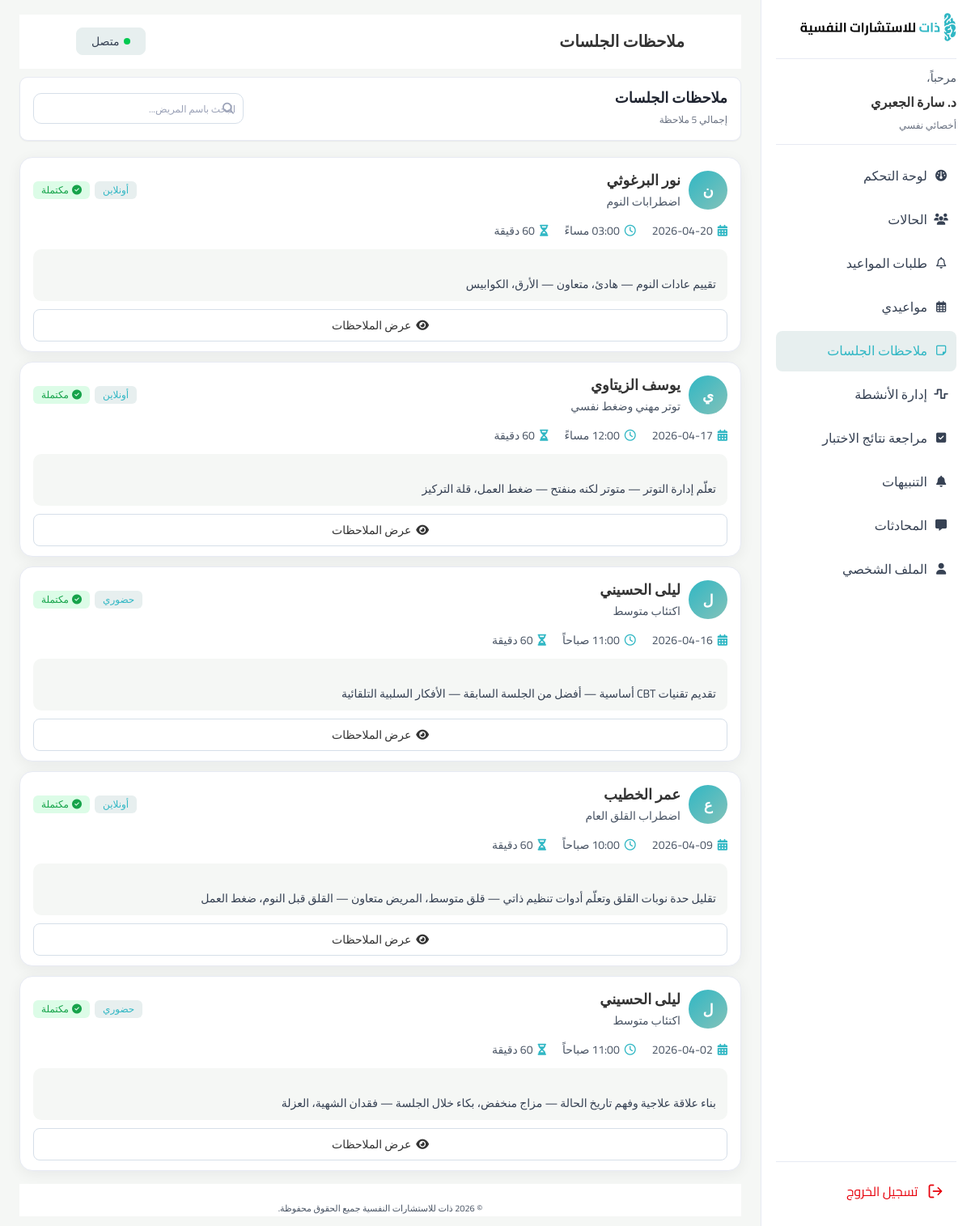
The page /therapist/sessions-notes/index.php (signed in) on the database its author committed.
### tables this page shows
CREATE TABLE sessions (
    session_id INT AUTO_INCREMENT,
    appointment_id INT UNIQUE,
    case_id INT,
    start_time DATETIME NOT NULL,
    end_time DATETIME NULL,
    media_type VARCHAR(10) NOT NULL DEFAULT 'VIDEO' CHECK (media_type IN ('VIDEO', 'AUDIO')),
    room_token VARCHAR(255) NULL,
    meeting_link VARCHAR(500) NULL,
    therapist_notes TEXT NULL,
    PRIMARY KEY (session_id),
    CONSTRAINT fk_session_appt FOREIGN KEY (appointment_id) REFERENCES appointments (appointment_id) ON DELETE RESTRICT ON UPDATE CASCADE,
    CONSTRAINT fk_session_case FOREIGN KEY (case_id) REFERENCES cases (case_id) ON DELETE RESTRICT ON UPDATE CASCADE
);

CREATE TABLE users (
    user_id INT AUTO_INCREMENT,
    name VARCHAR(100) NOT NULL,
    username VARCHAR(60) NOT NULL UNIQUE,
    email VARCHAR(150) NOT NULL UNIQUE,
    password VARCHAR(255) NOT NULL,
    phone VARCHAR(20) NULL,
    avatar VARCHAR(255) NULL,
    role VARCHAR(20) NOT NULL CHECK (role IN ('CLIENT', 'THERAPIST', 'ADMIN')),
    is_active TINYINT (1) DEFAULT 1,
    created_at DATETIME NOT NULL DEFAULT CURRENT_TIMESTAMP,
    updated_at DATETIME NOT NULL DEFAULT CURRENT_TIMESTAMP ON UPDATE CURRENT_TIMESTAMP,
    PRIMARY KEY (user_id)
);

CREATE TABLE cases (
    case_id INT AUTO_INCREMENT,
    client_id INT,
    therapist_id INT,
    title VARCHAR(200) NOT NULL,
    description TEXT NULL,
    status VARCHAR(20) NOT NULL DEFAULT 'NEW' CHECK (
        status IN (
            'NEW',
            'IN_ASSESSMENT',
            'IN_THERAPY',
            'ON_HOLD',
            'RECOVERED'
        )
    ),
    priority VARCHAR(10) NOT NULL DEFAULT 'MEDIUM' CHECK (priority IN ('LOW', 'MEDIUM', 'HIGH')),
    is_flagged TINYINT (1) NOT NULL DEFAULT 0,
    created_at DATETIME NOT NULL DEFAULT CURRENT_TIMESTAMP,
    last_updated DATETIME NOT NULL DEFAULT CURRENT_TIMESTAMP ON UPDATE CURRENT_TIMESTAMP,
    closed_at DATETIME NULL,
    PRIMARY KEY (case_id),
    CONSTRAINT fk_case_client FOREIGN KEY (client_id) REFERENCES clients (client_id) ON DELETE RESTRICT ON UPDATE CASCADE,
    CONSTRAINT fk_case_therapist FOREIGN KEY (therapist_id) REFERENCES therapists (therapist_id) ON DELETE RESTRICT ON UPDATE CASCADE
);

CREATE TABLE appointments (
    appointment_id INT AUTO_INCREMENT,
    case_id INT,
    therapist_id INT ,
    client_id INT,
    date_time DATETIME NOT NULL,
    duration_min SMALLINT UNSIGNED NOT NULL DEFAULT 60,
    mode VARCHAR(10) NOT NULL CHECK (mode IN ('ONLINE', 'IN_CENTER')),
    room_number VARCHAR(20) NULL,
    zoom_link VARCHAR(500) NULL,
    status VARCHAR(15) NOT NULL DEFAULT 'REQUESTED' CHECK (
        status IN (
            'REQUESTED',
            'CONFIRMED',
            'COMPLETED',
            'CANCELLED'
        )
    ),
    cancel_reason TEXT NULL,
    created_at DATETIME NOT NULL DEFAULT CURRENT_TIMESTAMP,
    last_updated DATETIME NOT NULL DEFAULT CURRENT_TIMESTAMP ON UPDATE CURRENT_TIMESTAMP,
    PRIMARY KEY (appointment_id),
    CONSTRAINT fk_appt_case FOREIGN KEY (case_id) REFERENCES cases (case_id) ON DELETE RESTRICT ON UPDATE CASCADE,
    CONSTRAINT fk_appt_therapist FOREIGN KEY (therapist_id) REFERENCES therapists (therapist_id) ON DELETE RESTRICT ON UPDATE CASCADE,
    CONSTRAINT fk_appt_client FOREIGN KEY (client_id) REFERENCES clients (client_id) ON DELETE RESTRICT ON UPDATE CASCADE
);

### therapist/sessions-notes/index.php (the view, shortened to what this page needs)
<?php
require_once __DIR__ . '/../../connection.php';
$user_id = $_SESSION['user_id'];
$therapist_id = $user_id;
$current_search = trim($_GET['search'] ?? '');
$sql = "
    SELECT s.session_id, s.appointment_id, s.case_id, s.start_time, s.end_time,
           u.name AS client_name, c.date_of_birth,
           cs.title AS case_title, cs.status AS case_status,
           a.mode, a.duration_min,
           sn.session_goals, sn.mood, sn.topics, sn.techniques,
           sn.progress, sn.risk_assessment, sn.therapist_notes,
           sn.homework, sn.next_plan
    FROM sessions s
    JOIN cases cs ON s.case_id = cs.case_id
    JOIN clients c ON cs.client_id = c.client_id
    JOIN users u ON c.client_id = u.user_id
    LEFT JOIN appointments a ON s.appointment_id = a.appointment_id
    LEFT JOIN session_notes sn ON sn.session_id = s.session_id
    WHERE cs.therapist_id = ?
";
$types = "i";
$params = [$therapist_id];
$sql .= " ORDER BY s.start_time DESC";
$stmt = $conn->prepare($sql);
$stmt->bind_param($types, ...$params);
$stmt->execute();
$sessions = $stmt->get_result()->fetch_all(MYSQLI_ASSOC);
$total_count = count($sessions);
function firstLetter($name) {
    return mb_substr(trim($name), 0, 1, 'UTF-8');
}
function formatTimeAr($datetime) {
    $hour = (int) date('G', strtotime($datetime));
    $minute = date('i', strtotime($datetime));
    $period = $hour >= 12 ? 'مساءً' : 'صباحاً';
    $hour12 = $hour % 12 ?: 12;
    return sprintf('%02d:%s %s', $hour12, $minute, $period);
}
function calcDuration($start, $end) {
    $diff = strtotime($end) - strtotime($start);
    return (int) round($diff / 60);
}
function truncateText($text, $length = 120) {
    $text = trim($text);
    if (mb_strlen($text) <= $length) return $text;
    return mb_substr($text, 0, $length, 'UTF-8') . '...';
}
$mode_labels = ['ONLINE' => 'أونلاين', 'IN_CENTER' => 'حضوري'];
?>
<!DOCTYPE html>
<html lang="ar" dir="rtl">
<head>
  <link rel="stylesheet" href="https://cdnjs.cloudflare.com/ajax/libs/font-awesome/6.5.1/css/all.min.css" />
  <link rel="stylesheet" href="../thirapist.css">
  <link rel="stylesheet" href="../total.css"/>
  <link rel="stylesheet" href="style.css" />
</head>
<body>
  <div class="app">
    <?php include "../layouts/sidebar.php"; ?>
    <main class="main">
      <header class="main-header">
        <h1 class="page-title">ملاحظات الجلسات</h1>
        <button class="status-btn">
          <span class="status-dot"></span>
          متصل
        </button>
      </header>
      <section class="notes-topbar">
        <section class="notes-summary">
          <div class="summary-title">ملاحظات الجلسات</div>
          <div class="summary-count">إجمالي <?= $total_count ?> ملاحظة</div>
        </section>
        <section class="notes-toolbar">
          <form id="searchForm" method="GET" class="search-box">
            <i class="fa-solid fa-magnifying-glass search-icon"></i>
            <input id="noteSearch" name="search" type="text" placeholder="البحث باسم المريض..." value="<?= htmlspecialchars($current_search) ?>">
          </form>
        </section>
      </section>
      <div class="notes-list">
        <?php if (empty($sessions)): ?>
          <p class="empty-state">
            <i class="fa-regular fa-note-sticky"></i>
            لا توجد ملاحظات جلسات حالياً
          </p>
        <?php else: ?>
          <?php foreach ($sessions as $sess):
              $duration = calcDuration($sess['start_time'], $sess['end_time']) ?? (int)($sess['duration_min'] ?? 0);
              $mode = $sess['mode'] ?? '';
              $previewParts = array_filter([
                  $sess['session_goals'] ?? '',
                  $sess['mood'] ?? '',
                  $sess['topics'] ?? '',
              ]);
              $notePreview = truncateText(implode(' — ', $previewParts));
          ?>
          <article class="note-card">
            <header class="note-card-header">
              <div class="note-person">
                <div class="avatar-circle"><?= firstLetter($sess['client_name']) ?></div>
                <div>
                  <div class="note-client-name"><?= htmlspecialchars($sess['client_name']) ?></div>
                  <div class="note-case-title"><?= htmlspecialchars($sess['case_title'] ?? '') ?></div>
                </div>
              </div>
              <div class="note-badges">
                <?php if ($mode): ?>
                <span class="note-badge badge-mode"><?= $mode_labels[$mode] ?? $mode ?></span>
                <?php endif; ?>
                <span class="note-badge badge-completed"><i class="fa-solid fa-circle-check"></i> مكتملة</span>
              </div>
            </header>
            <div class="note-card-body">
              <div class="note-info-row">
                <div class="note-info-item">
                  <i class="fa-solid fa-calendar-days" style="color:#30B7C4;"></i>
                  <span><?= date('Y-m-d', strtotime($sess['start_time'])) ?></span>
                </div>
                <div class="note-info-item">
                  <i class="fa-regular fa-clock" style="color:#30B7C4;"></i>
                  <span><?= formatTimeAr($sess['start_time']) ?></span>
                </div>
                <div class="note-info-item">
                  <i class="fa-solid fa-hourglass-half" style="color:#30B7C4;"></i>
                  <span><?= $duration ?> دقيقة</span>
                </div>
              </div>
              <?php if ($notePreview): ?>
              <div class="note-preview">
                <?= htmlspecialchars($notePreview) ?>
              </div>
              <?php endif; ?>
            </div>
            <footer class="note-card-footer">
              <button class="btn-outline btn-view-note"
                data-name="<?= htmlspecialchars($sess['client_name']) ?>"
                data-letter="<?= firstLetter($sess['client_name']) ?>"
                data-case="<?= htmlspecialchars($sess['case_title'] ?? '') ?>"
                data-date="<?= date('Y-m-d', strtotime($sess['start_time'])) ?>"
                data-time="<?= formatTimeAr($sess['start_time']) ?>"
                data-duration="<?= $duration ?> دقيقة"
                data-mode="<?= $mode_labels[$mode] ?? $mode ?>"
                data-goals="<?= htmlspecialchars($sess['session_goals'] ?? '') ?>"
                data-mood="<?= htmlspecialchars($sess['mood'] ?? '') ?>"
                data-topics="<?= htmlspecialchars($sess['topics'] ?? '') ?>"
                data-techniques="<?= htmlspecialchars($sess['techniques'] ?? '') ?>"
                data-progress="<?= htmlspecialchars($sess['progress'] ?? '') ?>"
                data-risk="<?= htmlspecialchars($sess['risk_assessment'] ?? '') ?>"
                data-therapist-notes="<?= htmlspecialchars($sess['therapist_notes'] ?? '') ?>"
                data-homework="<?= htmlspecialchars($sess['homework'] ?? '') ?>"
                data-next-plan="<?= htmlspecialchars($sess['next_plan'] ?? '') ?>"
              ><i class="fa-solid fa-eye"></i> عرض الملاحظات</button>
            </footer>
          </article>
          <?php endforeach; ?>
        <?php endif; ?>
      </div>
      <?php include "../layouts/footer.php"; ?>
    </main>
  </div>
</body>
</html>

### therapist/thirapist.css (style rules this page uses)
.app { display: flex; min-height: 100vh; }
.main { flex: 1; padding: 18px 24px 12px; display: flex; flex-direction: column; width: auto; height: auto; min-width: 0; background-color: #F5F7F5; }
.main-header { display: flex; align-items: center; justify-content: space-between; margin-bottom: 14px; padding: 20px 15px ; background-color:#FFFFFF ; }
.page-title { margin: 0; font-size: 20px; font-weight: 700; color: #333333; text-align: right; vertical-align: middle; line-height: 28px; }
.status-btn { display: inline-flex; align-items: center; gap: 6px; padding: 6px 18px; border-radius: 8px; border: 1px solid#E7EFEF; background:#E7EFEF; color:#364153; font-size: 14px; font-weight: 400; line-height: 20px; }
.status-dot { width: 8px; height: 8px; border-radius: 50%; background: #00C950; }

### therapist/total.css (style rules this page uses)
*, *::before, *::after { box-sizing: border-box; margin: 0; padding: 0; }
body { margin: 0; font-family: 'Cairo', system-ui, -apple-system, BlinkMacSystemFont, 'Segoe UI', sans-serif; direction: rtl; background-color: #ffffff; color:#4A5565; }
.main-header { background-color: #ffffff; border-bottom: 1px solid #ffffff; height: 67px; width: 1512; padding: 0 70px; display: flex; align-items: center; justify-content: space-between; margin-bottom: 10px; }

### rows shown on the page
sessions: users.name "ن", users.name "نور البرغوثي", case.title "اضطرابات النوم", appointment.mode "أونلاين", start_time "2026-04-20", start_time "03:00 مساءً", notePreview "تقييم عادات النوم — هادئ، متعاون — الأرق، الكوابيس"
sessions: users.name "ي", users.name "يوسف الزيتاوي", case.title "توتر مهني وضغط نفسي", appointment.mode "أونلاين", start_time "2026-04-17", start_time "12:00 مساءً", notePreview "تعلّم إدارة التوتر — متوتر لكنه منفتح — ضغط العمل، قلة التركيز"
sessions: users.name "ل", users.name "ليلى الحسيني", case.title "اكتئاب متوسط", appointment.mode "حضوري", start_time "2026-04-16", start_time "11:00 صباحاً", notePreview "تقديم تقنيات CBT أساسية — أفضل من الجلسة السابقة — الأفكار السلبية التلقائية"
sessions: users.name "ع", users.name "عمر الخطيب", case.title "اضطراب القلق العام", appointment.mode "أونلاين", start_time "2026-04-09", start_time "10:00 صباحاً", notePreview "تقليل حدة نوبات القلق وتعلّم أدوات تنظيم ذاتي — قلق متوسط، المريض متعاون — القلق قبل النوم، ضغط العمل"
sessions: users.name "ل", users.name "ليلى الحسيني", case.title "اكتئاب متوسط", appointment.mode "حضوري", start_time "2026-04-02", start_time "11:00 صباحاً", notePreview "بناء علاقة علاجية وفهم تاريخ الحالة — مزاج منخفض، بكاء خلال الجلسة — فقدان الشهية، العزلة"

### other values the page prints
$_SESSION['user_name'] "د. سارة الجعبري"
